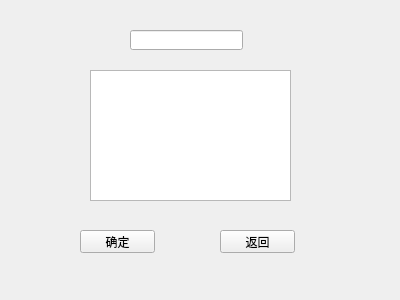
<?xml version="1.0" encoding="UTF-8"?>
<ui version="4.0">
 <class>ask</class>
 <widget class="QWidget" name="ask">
  <property name="geometry">
   <rect>
    <x>0</x>
    <y>0</y>
    <width>400</width>
    <height>300</height>
   </rect>
  </property>
  <property name="windowTitle">
   <string>Form</string>
  </property>
  <widget class="QLineEdit" name="lineEdit">
   <property name="geometry">
    <rect>
     <x>130</x>
     <y>30</y>
     <width>113</width>
     <height>20</height>
    </rect>
   </property>
  </widget>
  <widget class="QTextEdit" name="textEdit">
   <property name="geometry">
    <rect>
     <x>90</x>
     <y>70</y>
     <width>201</width>
     <height>131</height>
    </rect>
   </property>
  </widget>
  <widget class="QPushButton" name="pushButton">
   <property name="geometry">
    <rect>
     <x>80</x>
     <y>230</y>
     <width>75</width>
     <height>23</height>
    </rect>
   </property>
   <property name="text">
    <string>确定</string>
   </property>
  </widget>
  <widget class="QPushButton" name="pushButton_2">
   <property name="geometry">
    <rect>
     <x>220</x>
     <y>230</y>
     <width>75</width>
     <height>23</height>
    </rect>
   </property>
   <property name="text">
    <string>返回</string>
   </property>
  </widget>
 </widget>
 <resources/>
 <connections/>
</ui>
